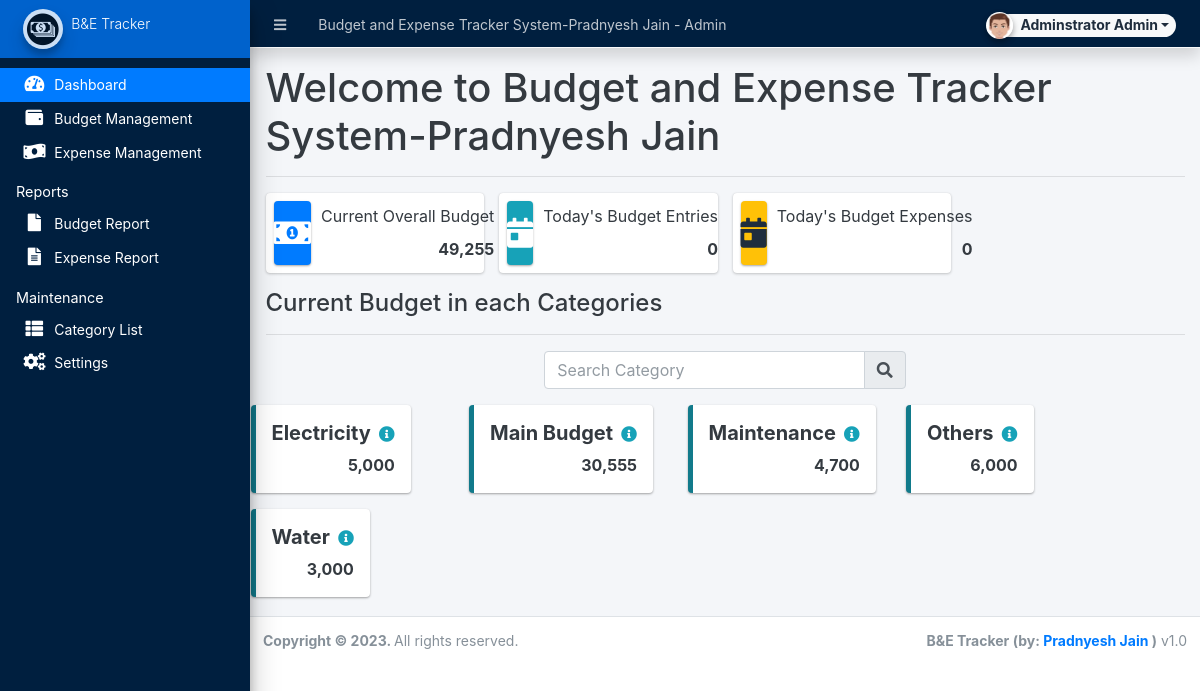
/admin/index.php (signed in), run on the app's committed database.
### tables this page shows
CREATE TABLE `categories` (
  `id` int(30) NOT NULL,
  `category` varchar(250) NOT NULL,
  `description` text DEFAULT NULL,
  `status` tinyint(1) NOT NULL DEFAULT 1,
  `balance` float NOT NULL DEFAULT 0,
  `date_created` datetime NOT NULL DEFAULT current_timestamp(),
  `date_updated` datetime DEFAULT NULL ON UPDATE current_timestamp()
);

### classes/DBConnection.php (called while the page is built, shortened)
<?php
class DBConnection{
    private $host = DB_SERVER;
    private $username = DB_USERNAME;
    private $password = DB_PASSWORD;
    private $database = DB_NAME;
    public $conn;
    public function __construct(){
        if (!isset($this->conn)) {
            $this->conn = new mysqli($this->host, $this->username, $this->password, $this->database);
        }
    }
}
?>

### classes/SystemSettings.php (called while the page is built, shortened)
<?php
class SystemSettings extends DBConnection{
	function info($field=''){
		if(!empty($field)){
			if(isset($_SESSION['system_info'][$field]))
				return $_SESSION['system_info'][$field];
			else
				return false;
		}else{
			return false;
		}
	}
}
$_settings = new SystemSettings();
?>

### admin/home.php (the view, shortened to what this page needs)
<h1>Welcome to <?php echo $_settings->info('name') ?></h1>
<hr>
<div class="row">
          <div class="col-12 col-sm-6 col-md-3">
            <div class="info-box">
              <span class="info-box-icon bg-primary elevation-1"><i class="fas fa-money-bill-alt"></i></span>
              <div class="info-box-content">
                <span class="info-box-text">Current Overall Budget</span>
                <span class="info-box-number text-right">
                  <?php
                    $cur_bul = $conn->query("SELECT sum(balance) as total FROM `categories` where status = 1 ")->fetch_assoc()['total'];
                    echo number_format($cur_bul);
                  ?>
                </span>
              </div>
            </div>
          </div>
          <div class="col-12 col-sm-6 col-md-3">
            <div class="info-box mb-3">
              <span class="info-box-icon bg-info elevation-1"><i class="fas fa-calendar-day"></i></span>
              <div class="info-box-content">
                <span class="info-box-text">Today's Budget Entries</span>
                <span class="info-box-number text-right">
                  <?php
                    $today_budget = $conn->query("SELECT sum(amount) as total FROM `running_balance` where category_id in (SELECT id FROM categories where status =1) and date(date_created) = '".(date("Y-m-d"))."' and balance_type = 1 ")->fetch_assoc()['total'];
                    echo number_format($today_budget);
                  ?>
                </span>
              </div>
            </div>
          </div>
          <div class="col-12 col-sm-6 col-md-3">
            <div class="info-box mb-3">
              <span class="info-box-icon bg-warning elevation-1"><i class="fas fa-calendar-day"></i></span>
              <div class="info-box-content">
                <span class="info-box-text">Today's Budget Expenses</span>
                <span class="info-box-number text-right">
                <?php
                    $today_expense = $conn->query("SELECT sum(amount) as total FROM `running_balance` where category_id in (SELECT id FROM categories where status =1) and date(date_created) = '".(date("Y-m-d"))."' and balance_type = 2 ")->fetch_assoc()['total'];
                    echo number_format($today_expense);
                  ?>
                </span>
              </div>
            </div>
          </div>
        </div>
<div class="row">
  <div class="col-lg-12">
    <h4>Current Budget in each Categories</h4>
    <hr>
  </div>
</div>
<div class="col-md-12 d-flex justify-content-center">
  <div class="input-group mb-3 col-md-5">
    <input type="text" class="form-control" id="search" placeholder="Search Category">
    <div class="input-group-append">
      <span class="input-group-text"><i class="fa fa-search"></i></span>
    </div>
  </div>
</div>
<div class="row row-cols-4 row-cols-sm-1 row-cols-md-4 row-cols-lg-4">
  <?php
  $categories = $conn->query("SELECT * FROM `categories` where status = 1 order by `category` asc ");
    while($row = $categories->fetch_assoc()):
  ?>
  <div class="row cat-items">
    <div class="callout callout-info">
      <span class="float-right ml-1">
        <button type="button" class="btn btn-secondary info-tooltip" data-toggle="tooltip" data-html="true" title='<?php echo (html_entity_decode($row['description'])) ?>'>
          <span class="fa fa-info-circle text-info"></span>
        </button>
      </span>
      <h5 class="mr-4"><b><?php echo $row['category'] ?></b></h5>
      <div class="d-flex justify-content-end">
        <b><?php echo number_format($row['balance']) ?></b>
      </div>
    </div>
  </div>
  <?php endwhile; ?>
</div>

### admin/home.php (style rules this page uses)
.info-tooltip,.info-tooltip:focus,.info-tooltip:hover { background:unset; border:unset; padding:unset; }

### data on the page
categories: category "Electricity", balance "5,000"
categories: category "Main Budget", balance "30,555"
categories: category "Maintenance", balance "4,700"
categories: category "Others", balance "6,000"
categories: category "Water", balance "3,000"

### other printed values
$_settings->info('name') "Budget and Expense Tracker System-Pradnyesh Jain"
$_settings->userdata('firstname').' '.$_settings->userdata('lastname') "Adminstrator Admin"
$_settings->info('short_name') "B&E Tracker"
$cur_bul "49,255"
$today_budget "0"
$today_expense "0"
